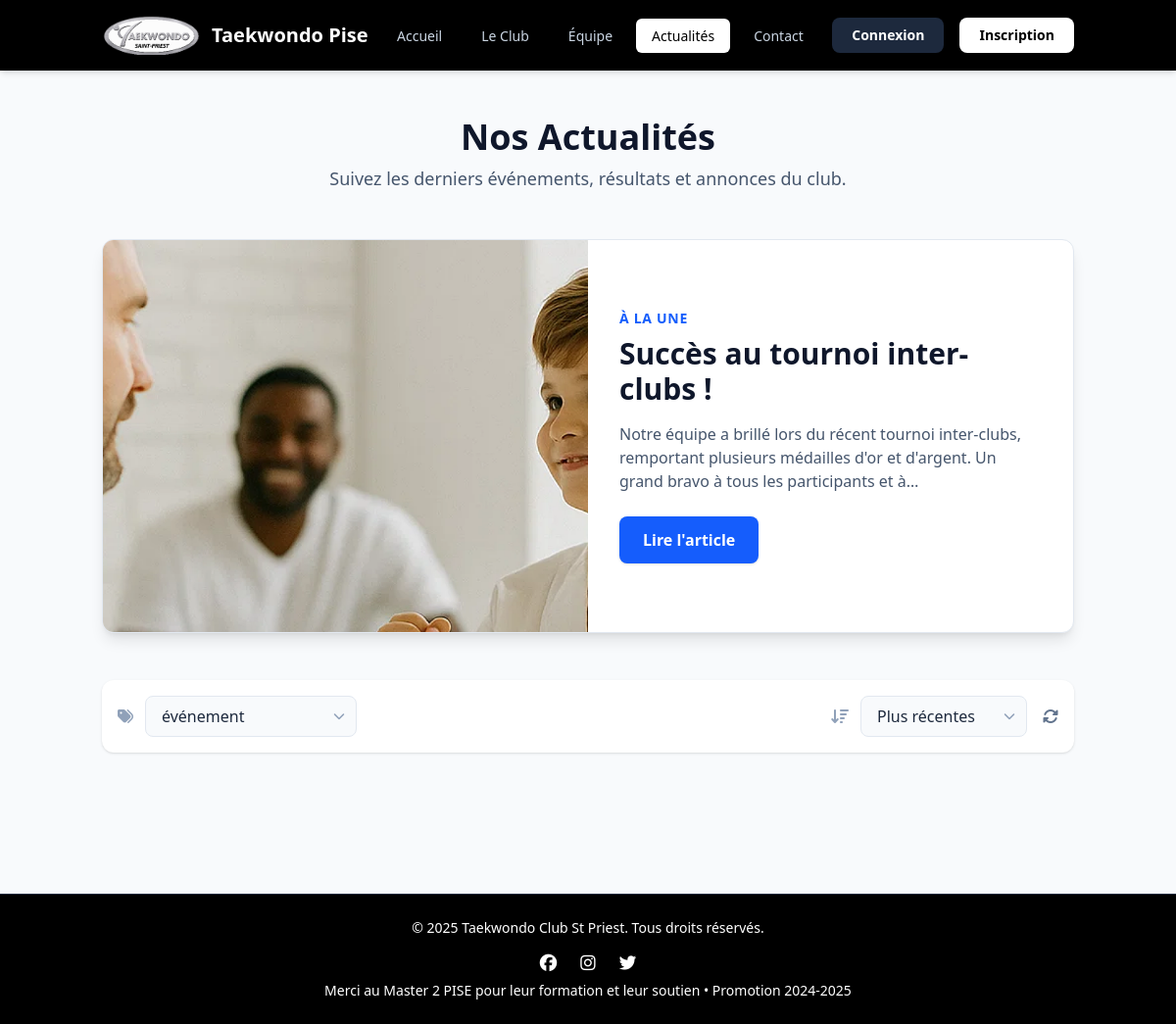
/news.php?tag=événement, run on the app's committed database.
### tables this page shows
CREATE TABLE `posts` (
  `id` int(10) UNSIGNED NOT NULL,
  `titre` varchar(255) NOT NULL,
  `contenu` text NOT NULL,
  `photo` varchar(255) DEFAULT NULL COMMENT 'url de la photo',
  `auteur` int(10) UNSIGNED NOT NULL,
  `created_at` datetime NOT NULL DEFAULT current_timestamp(),
  `updated_at` datetime NOT NULL DEFAULT current_timestamp() ON UPDATE current_timestamp()
);

### fonction/fonctions.php (called while the page is built, shortened)
<?php
function connexionBaseDeDonnees(): PDO
{
    static $co = null;
    if ($co === null) {
        $dsn = 'mysql:host=' . DB_HOST . ';dbname=' . DB_NAME . ';charset=' . DB_CHARSET;
        try {
            $options = array(
                PDO::ATTR_ERRMODE => PDO::ERRMODE_EXCEPTION,
                PDO::ATTR_DEFAULT_FETCH_MODE => PDO::FETCH_ASSOC,
            );
            $co = new PDO($dsn, DB_USER, DB_PASS, $options);
        } catch (PDOException $e) {
            logErreur(__FUNCTION__, $e->getMessage());
            throw new Exception("Erreur de connexion à la base de données");
        }
    }
    return $co;
}
function getListePosts(int $excerptLength = 200, ?string $filterTag = null, string $sort = 'desc'): array
{
    $co = connexionBaseDeDonnees();
    $sort = strtolower($sort) === 'asc' ? 'ASC' : 'DESC';
    $params = array("len" => $excerptLength, );
    $sql = "
    SELECT
        p.id,
        p.titre,
        p.photo,
        LEFT(p.contenu, :len) AS excerpt,
        CONCAT(u.prenom,' ',u.nom) AS auteur_nom,
        DATE_FORMAT(p.created_at,'%d-%m-%Y') AS created_at,
        DATE_FORMAT(p.updated_at,'%d-%m-%Y') AS updated_at,
        -- concaténation des tags
        (SELECT GROUP_CONCAT(t2.name SEPARATOR ', ')
        FROM post_tag pt2
        JOIN tags t2 ON t2.id = pt2.tag_id
        WHERE pt2.post_id = p.id
        ) AS tags
    FROM posts p
    JOIN users u ON u.id = p.auteur
    ";
    if ($filterTag) {
        $sql .= "
        JOIN post_tag pt ON pt.post_id = p.id
        JOIN tags t ON t.id = pt.tag_id
        WHERE t.name = :tag
        ";
        $params['tag'] = $filterTag;
    }
    $sql .= " GROUP BY p.id ORDER BY p.created_at " . $sort;
    try {
        $req = $co->prepare($sql);
        $req->execute($params);
        return $req->fetchAll(PDO::FETCH_ASSOC);
    } catch (PDOException $e) {
        logErreur(__FUNCTION__, $e->getMessage());
        throw new Exception('Erreur lors de la récupération des posts');
    }
}
function getListeTags()
{
    $co = connexionBaseDeDonnees();
    $sql = "SELECT id, name FROM tags ORDER BY name";
    try {
        $req = $co->prepare($sql);
        $req->execute();
        return $req->fetchAll(PDO::FETCH_ASSOC);
    } catch (PDOException $e) {
        logErreur(__FUNCTION__, $e->getMessage());
        throw new Exception('Erreur lors de la récupération des tags');
    }
}

### news.php (the view, shortened to what this page needs)
<?php
require __DIR__ . '/fonction/fonctions.php';
$filterTag = $_GET['tag'] ?? '';
$sort = $_GET['sort'] ?? 'desc';
$page = max(1, (int) ($_GET['page'] ?? 1));
try {
    $allTags = getListeTags();
    $allPosts = getListePosts(150, $filterTag ?: null, $sort);
    $postMisEnAvant = !empty($allPosts) ? array_shift($allPosts) : null;
} catch (Exception $e) {
    logErreur("Page news.php ", $e->getMessage(), array('filterTag' => $filterTag, 'sort' => $sort, 'page' => $page, ));
    http_response_code(500);
    include __DIR__ . '/erreur.php';
    exit;
}
?>
<!DOCTYPE html>
<html lang="fr">
<head>
    <?php include __DIR__ . '/includes/head.php'; ?>
</head>
<body class="min-h-screen flex flex-col bg-slate-50 text-slate-800">
    <?php include __DIR__ . '/includes/header.php'; ?>
    <main class="flex-grow container mx-auto px-4 py-12 space-y-12">
        <header class="text-center">
            <h1 class="text-4xl font-extrabold text-slate-900">Nos Actualités</h1>
            <p class="mt-2 text-lg text-slate-600">Suivez les derniers événements, résultats et annonces du club.</p>
        </header>
        <?php if ($postMisEnAvant) { ?>
            <section aria-labelledby="featured-post-title">
                <div
                    class="group grid grid-cols-1 lg:grid-cols-2 bg-white rounded-xl shadow-lg overflow-hidden border border-slate-200">
                    <div class="relative overflow-hidden">
                        <a href="news_detail.php?id=<?= $postMisEnAvant['id'] ?>">
                            <?php if (!empty($postMisEnAvant['photo'])) { ?>
                                <img src="img/<?= htmlspecialchars($postMisEnAvant['photo'], ENT_QUOTES) ?>"
                                    alt="Image de <?= htmlspecialchars($postMisEnAvant['titre'], ENT_QUOTES) ?>"
                                    class="object-cover w-full h-100">
                            <?php } else { ?>
                                <div class="w-full h-full bg-slate-200 flex items-center justify-center">
                                    <i class="fa-solid fa-image"></i>
                                </div>
                            <?php } ?>
                        </a>
                    </div>
                    <div class="p-8 flex flex-col justify-center">
                        <span class="text-sm font-bold uppercase tracking-wider text-blue-600">À la une</span>
                        <h3 class="mt-2 text-3xl font-bold text-slate-900 line-clamp-2">
                            <a href="news_detail.php?id=<?= $postMisEnAvant['id'] ?>"
                                class="hover:text-blue-700 transition">
                                <?= htmlspecialchars($postMisEnAvant['titre'], ENT_QUOTES) ?>
                            </a>
                        </h3>
                        <p class="mt-4 text-slate-600 line-clamp-3">
                            <?= htmlspecialchars($postMisEnAvant['excerpt'], ENT_QUOTES) ?>…
                        </p>
                        <div class="mt-6">
                            <a href="news_detail.php?id=<?= $postMisEnAvant['id'] ?>"
                                class="inline-block bg-blue-600 text-white font-semibold py-3 px-6 rounded-lg shadow-sm hover:bg-blue-700 transition-colors">
                                Lire l'article
                            </a>
                        </div>
                    </div>
                </div>
            </section>
        <?php } ?>
        <div class="bg-white p-4 rounded-xl shadow-sm">
            <form id="filters-form" method="get" class="flex flex-col sm:flex-row items-center justify-between gap-4">
                <div class="flex items-center gap-3">
                    <i class="fas fa-tags text-slate-400" title="Catégorie"></i>
                    <div class="relative">
                        <select name="tag" id="tag-select"
                            class="appearance-none w-full sm:w-auto bg-slate-50 border border-slate-200 text-slate-800 font-medium rounded-lg px-4 pr-10 py-2 focus:outline-none focus:ring-2 focus:ring-blue-500 transition">
                            <?php foreach ($allTags as $t) { ?>
                                <option value="<?= htmlspecialchars($t['name'], ENT_QUOTES) ?>" <?= $filterTag === $t['name'] ? 'selected' : '' ?>>
                                    <?= htmlspecialchars(ucfirst($t['name']), ENT_QUOTES) ?>
                                </option>
                            <?php } ?>
                        </select>
                        <div
                            class="pointer-events-none absolute inset-y-0 right-0 flex items-center px-3 text-slate-400">
                        </div>
                    </div>
                </div>
                <div class="flex items-center gap-4">
                    <div class="flex items-center gap-3">
                        <i class="fas fa-sort-amount-down text-slate-400" title="Trier par"></i>
                        <div class="relative">
                            <select name="sort" id="sort-select"
                                class="appearance-none w-full sm:w-auto bg-slate-50 border border-slate-200 text-slate-800 font-medium rounded-lg px-4 pr-10 py-2 focus:outline-none focus:ring-2 focus:ring-blue-500 transition">
                                <option value="desc" <?= $sort === 'desc' ? 'selected' : '' ?>>Plus récentes</option>
                            </select>
                            <div
                                class="pointer-events-none absolute inset-y-0 right-0 flex items-center px-3 text-slate-400">
                            </div>
                        </div>
                    </div>
                    <?php
                    if (!empty($filterTag) || $sort !== 'desc') { ?>
                        <a href="news.php"
                            class="flex items-center justify-center text-slate-500 hover:text-blue-600 transition"
                            title="Réinitialiser les filtres">
                            <i class="fas fa-sync-alt"></i>
                        </a>
                    <?php } ?>
                </div>
            </form>
        </div>
    </main>
    <?php include __DIR__ . '/includes/footer.php'; ?>
</body>
</html>

### data on the page
posts: photo (picture), titre "Succès au tournoi inter-clubs !"

### other printed values
$label "Accueil"
$label "Le Club"
$label "Équipe"
$label "Actualités"
$label "Contact"
$postMisEnAvant['excerpt'] "Notre équipe a brillé lors du récent tournoi inter-clubs, remportant plusieurs médailles d'or et d'argent. Un grand bravo à tous les participants et à"
form field tag "événement"
